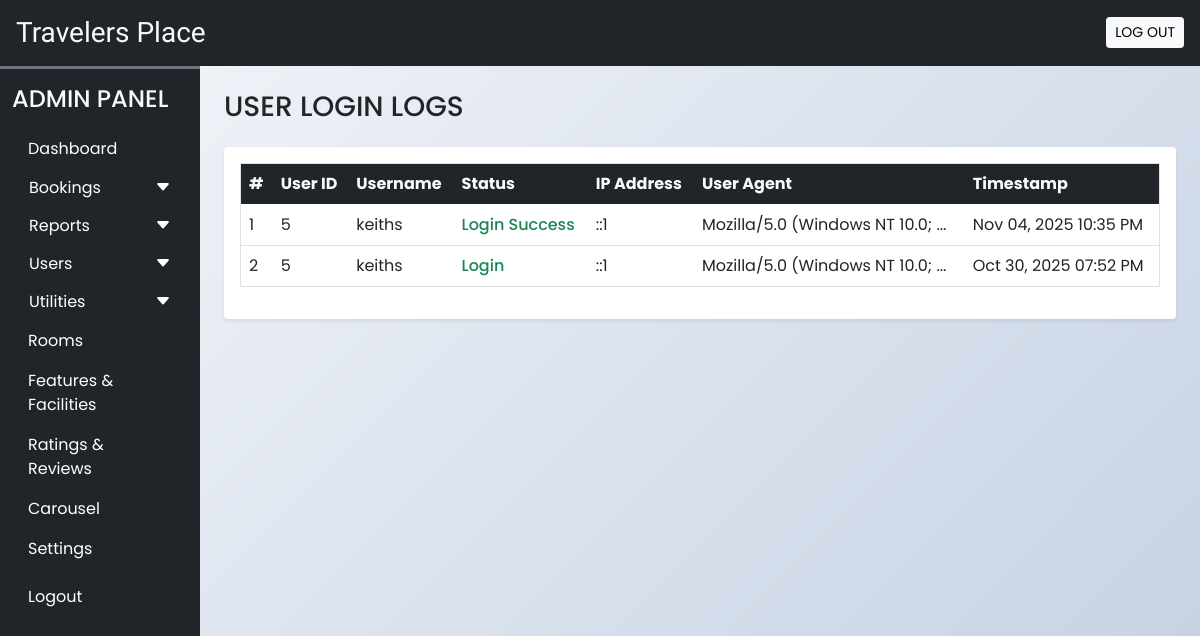
Before: /admin/user_login_logs.php (signed in) with the older database file.
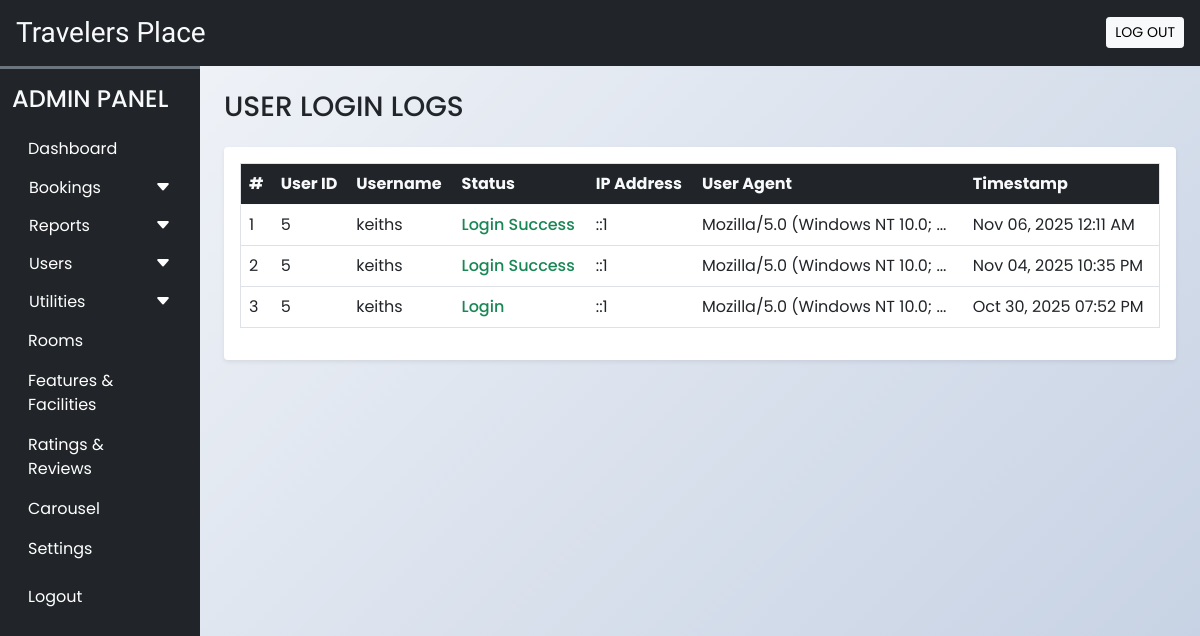
After: the same page with the newer database file.
### tables this page shows
CREATE TABLE `activity_logs` (
  `id` int(11) NOT NULL AUTO_INCREMENT,
  `user_id` int(11) DEFAULT NULL,
  `user_name` varchar(100) NOT NULL,
  `action` varchar(100) NOT NULL,
  `details` text DEFAULT NULL,
  `ip_address` varchar(45) DEFAULT NULL,
  `user_agent` text DEFAULT NULL,
  `created_at` timestamp NOT NULL DEFAULT current_timestamp(),
  PRIMARY KEY (`id`),
  KEY `idx_user_id` (`user_id`),
  KEY `idx_created_at` (`created_at`)
);

### admin/user_login_logs.php (the view, shortened to what this page needs)
<!DOCTYPE html>
<html lang="en">
<head>
  <?php require('inc/links.php'); ?>
  <link rel="stylesheet" href="https://cdn.datatables.net/1.13.6/css/dataTables.bootstrap5.min.css">
</head>
<body class="bg-light">
  <?php require('inc/header.php'); ?>
  <div class="container-fluid" id="main-content">
    <div class="row">
      <div class="col-lg-10 ms-auto p-4 overflow-hidden">
        <h3 class="mb-4">USER LOGIN LOGS</h3>
        <div class="card border-0 shadow-sm mb-4">
          <div class="card-body">
            <div class="table-responsive">
              <table class="table table-hover border" id="login-logs-table">
                <thead class="bg-dark text-light">
                  <tr>
                    <th>#</th>
                    <th>User ID</th>
                    <th>Username</th>
                    <th>Status</th>
                    <th>IP Address</th>
                    <th>User Agent</th>
                    <th>Timestamp</th>
                  </tr>
                </thead>
                <tbody>
                  <?php
                  $con = $GLOBALS['con'];
                  $query = "SELECT * FROM `activity_logs`
                           WHERE `action` LIKE 'Login%'
                           ORDER BY `created_at` DESC";
                  $res = mysqli_query($con, $query);
                  $i = 1;
                  while($row = mysqli_fetch_assoc($res)) {
                    $statusClass = strpos($row['action'], 'Failed') !== false ? 'status-failed' : 'status-success';
                    echo "
                    <tr>
                      <td>$i</td>
                      <td>" . ($row['user_id'] ?: 'N/A') . "</td>
                      <td>" . htmlspecialchars($row['user_name']) . "</td>
                      <td class='$statusClass'>" . htmlspecialchars($row['action']) . "</td>
                      <td>" . htmlspecialchars($row['ip_address']) . "</td>
                      <td title='" . htmlspecialchars($row['user_agent']) . "'>" .
                         (strlen($row['user_agent']) > 30 ?
                          substr(htmlspecialchars($row['user_agent']), 0, 30) . '...' :
                          htmlspecialchars($row['user_agent'])) .
                      "</td>
                      <td>" . date('M d, Y h:i A', strtotime($row['created_at'])) . "</td>
                    </tr>
                    ";
                    $i++;
                  }
                  ?>
                </tbody>
              </table>
            </div>
          </div>
        </div>
      </div>
    </div>
  </div>
</body>
</html>

Changed rows visible on the page:
added activity_logs: user "5", user_name "keiths", action "Login Success", ip_address "::1", user_agent "Mozilla/5.0 (Windows NT 10.0;", created_at "Nov 06, 2025 12:11 AM"
